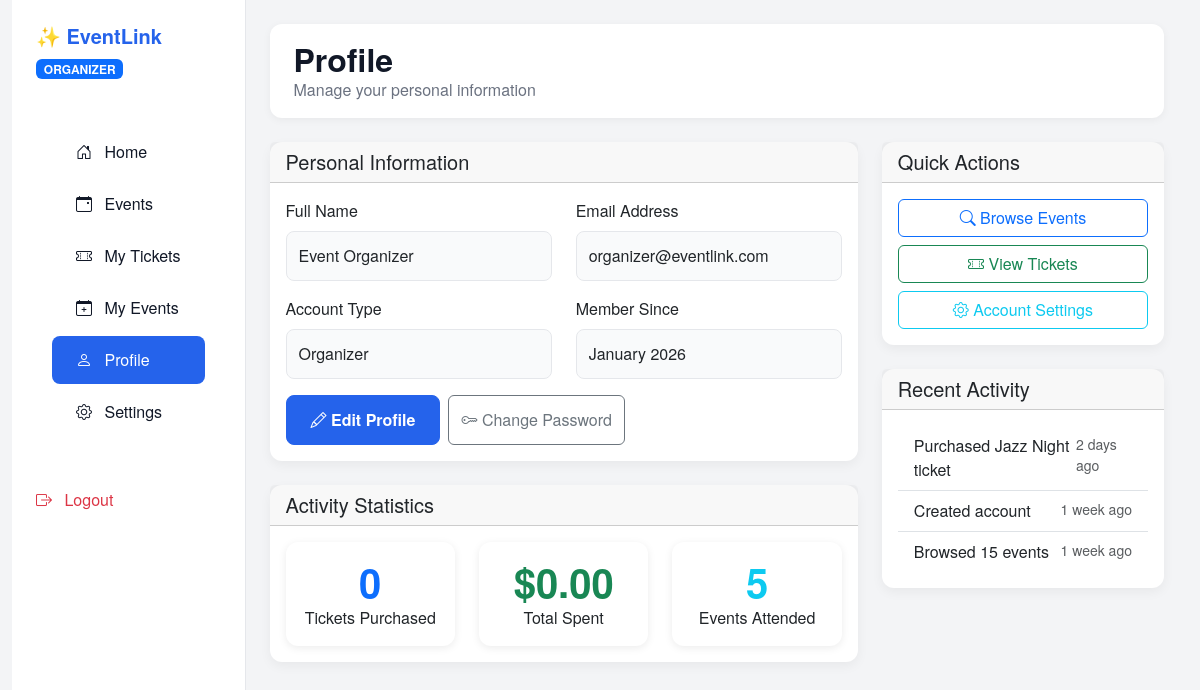
Screenshot of /profile (signed in) with the database file from the repository.
### tables this page shows
CREATE TABLE users (
        id INTEGER PRIMARY KEY AUTOINCREMENT,
        email TEXT UNIQUE NOT NULL,
        password TEXT NOT NULL,
        full_name TEXT,
        role TEXT DEFAULT 'user'
    );

### app.py (the view)
@app.route('/profile')
def profile():
    if 'user_id' not in session:
        return redirect(url_for('login'))
    conn = get_db()
    user = conn.execute('SELECT * FROM users WHERE id = ?', (session['user_id'],)).fetchone()
    stats = conn.execute('''
        SELECT
            COUNT(*) as total_tickets,
            SUM(e.price) as total_spent
        FROM tickets t
        JOIN events e ON t.event_id = e.id
        WHERE t.user_id = ?
    ''', (session['user_id'],)).fetchone()
    conn.close()
    return render_template('profile.html', user=user, stats=stats)

### app.py (called while the page is built)
def get_db():
    conn = sqlite3.connect(DB_NAME)
    conn.row_factory = sqlite3.Row
    return conn

### templates/profile.html (shortened to what this page needs)
{% extends "layout.html" %}
{% block content %}
<div class="d-flex">
    <div class="sidebar">
        <div class="p-4">
            <div class="mb-5">
                <h3 class="sidebar-logo">✨ EventLink</h3>
                <span class="badge bg-{% if session.role == 'organizer' %}primary{% else %}secondary{% endif %}">
                    {{ session.role|upper }}
                </span>
            </div>
            <nav class="sidebar-nav">
                <a href="{{ url_for('dashboard') }}" class="nav-link">
                    <i class="bi bi-house-door me-2"></i> Home
                </a>
                <a href="{{ url_for('events_list') }}" class="nav-link">
                    <i class="bi bi-calendar-event me-2"></i> Events
                </a>
                <a href="{{ url_for('my_tickets') }}" class="nav-link">
                    <i class="bi bi-ticket-perforated me-2"></i> My Tickets
                </a>
                {% if session.role == 'organizer' %}
                <a href="{{ url_for('events_list') }}" class="nav-link">
                    <i class="bi bi-calendar-plus me-2"></i> My Events
                </a>
                {% endif %}
                <a href="{{ url_for('profile') }}" class="nav-link active">
                    <i class="bi bi-person me-2"></i> Profile
                </a>
                <a href="{{ url_for('settings') }}" class="nav-link">
                    <i class="bi bi-gear me-2"></i> Settings
                </a>
            </nav>
            <div class="mt-auto pt-5">
                <a href="/logout" class="nav-link text-danger">
                    <i class="bi bi-box-arrow-right me-2"></i> Logout
                </a>
            </div>
        </div>
    </div>
    <div class="flex-grow-1 p-4" style="background-color: var(--color-bg-main);">
        <div class="top-nav d-flex justify-content-between align-items-center mb-4">
            <div>
                <h2 class="page-header mb-0">Profile</h2>
                <p class="text-muted-custom mb-0">Manage your personal information</p>
            </div>
        </div>
        <div class="row">
            <div class="col-md-8">
                <div class="card mb-4">
                    <div class="card-header">
                        <h5 class="card-title mb-0">Personal Information</h5>
                    </div>
                    <div class="card-body">
                        <form>
                            <div class="row mb-3">
                                <div class="col-md-6">
                                    <label class="form-label fw-medium">Full Name</label>
                                    <input type="text" class="form-control" value="{{ user.full_name }}" readonly>
                                </div>
                                <div class="col-md-6">
                                    <label class="form-label fw-medium">Email Address</label>
                                    <input type="email" class="form-control" value="{{ user.email }}" readonly>
                                </div>
                            </div>
                            <div class="row mb-3">
                                <div class="col-md-6">
                                    <label class="form-label fw-medium">Account Type</label>
                                    <input type="text" class="form-control" value="{{ user.role|title }}" readonly>
                                </div>
                                <div class="col-md-6">
                                    <label class="form-label fw-medium">Member Since</label>
                                    <input type="text" class="form-control" value="January 2026" readonly>
                                </div>
                            </div>
                            <div class="d-flex gap-2">
                                <button type="button" class="btn btn-primary" data-bs-toggle="modal" data-bs-target="#editProfileModal">
                                    <i class="bi bi-pencil"></i> Edit Profile
                                </button>
                                <button type="button" class="btn btn-outline-secondary">
                                    <i class="bi bi-key"></i> Change Password
                                </button>
                            </div>
                        </form>
                    </div>
                </div>
                <div class="card">
                    <div class="card-header">
                        <h5 class="card-title mb-0">Activity Statistics</h5>
                    </div>
                    <div class="card-body">
                        <div class="row text-center">
                            <div class="col-md-4">
                                <div class="stat-card p-3">
                                    <div class="display-6 text-primary fw-bold">{{ stats.total_tickets or 0 }}</div>
                                    <div class="fw-medium">Tickets Purchased</div>
                                </div>
                            </div>
                            <div class="col-md-4">
                                <div class="stat-card p-3">
                                    <div class="display-6 text-success fw-bold">${{ "%.2f"|format(stats.total_spent or 0) }}</div>
                                    <div class="fw-medium">Total Spent</div>
                                </div>
                            </div>
                            <div class="col-md-4">
                                <div class="stat-card p-3">
                                    <div class="display-6 text-info fw-bold">5</div>
                                    <div class="fw-medium">Events Attended</div>
                                </div>
                            </div>
                        </div>
                    </div>
                </div>
            </div>
            <div class="col-md-4">
                <div class="card mb-4">
                    <div class="card-header">
                        <h5 class="card-title mb-0">Quick Actions</h5>
                    </div>
                    <div class="card-body">
                        <div class="d-grid gap-2">
                            <a href="{{ url_for('events_list') }}" class="btn btn-outline-primary">
                                <i class="bi bi-search"></i> Browse Events
                            </a>
                            <a href="{{ url_for('my_tickets') }}" class="btn btn-outline-success">
                                <i class="bi bi-ticket-perforated"></i> View Tickets
                            </a>
                            <a href="{{ url_for('settings') }}" class="btn btn-outline-info">
                                <i class="bi bi-gear"></i> Account Settings
                            </a>
                        </div>
                    </div>
                </div>
                <div class="card">
                    <div class="card-header">
                        <h5 class="card-title mb-0">Recent Activity</h5>
                    </div>
                    <div class="card-body">
                        <ul class="list-group list-group-flush">
                            <li class="list-group-item">
                                <div class="d-flex justify-content-between">
                                    <span>Purchased Jazz Night ticket</span>
                                    <small class="text-muted">2 days ago</small>
                                </div>
                            </li>
                            <li class="list-group-item">
                                <div class="d-flex justify-content-between">
                                    <span>Created account</span>
                                    <small class="text-muted">1 week ago</small>
                                </div>
                            </li>
                            <li class="list-group-item">
                                <div class="d-flex justify-content-between">
                                    <span>Browsed 15 events</span>
                                    <small class="text-muted">1 week ago</small>
                                </div>
                            </li>
                        </ul>
                    </div>
                </div>
            </div>
        </div>
    </div>
</div>
{% endblock %}

### templates/layout.html (style rules this page uses)
:root { --color-bg-main: #f3f4f6; --color-bg-sidebar: #ffffff; --color-card: #ffffff; --color-primary: #2563eb; --color-text-main: #111827; --color-text-muted: #6b7280; }
body { background-color: var(--color-bg-main); font-family: "Helvetica Neue", Helvetica, Arial, sans-serif; color: var(--color-text-main); }
.sidebar { background: var(--color-bg-sidebar); min-height: 100vh; border-right: 1px solid #e5e7eb; }
.sidebar-logo { color: var(--color-primary); font-weight: 700; font-size: 1.25rem; }
.sidebar-nav .nav-link { color: var(--color-text-main); font-weight: 500; padding: 0.75rem 1.5rem; border-radius: 0.5rem; margin: 0.25rem 1rem; }
.sidebar-nav .nav-link.active { background-color: var(--color-primary); color: white; }
.card { border: none; border-radius: 12px; box-shadow: 0 4px 12px rgba(0,0,0,0.05); background: var(--color-card); }
.stat-card { background: var(--color-card); border-radius: 12px; padding: 1.5rem; box-shadow: 0 2px 8px rgba(0,0,0,0.08); transition: all 0.2s ease; }
.btn-primary { background-color: var(--color-primary); border-color: var(--color-primary); border-radius: 8px; padding: 0.75rem 1.5rem; font-weight: 600; }
.form-control { background-color: #f9fafb; border: 1px solid #e5e7eb; padding: 0.75rem; border-radius: 8px; }
.page-header { font-size: 2rem; font-weight: 700; color: var(--color-text-main); margin-bottom: 1.5rem; }
.text-muted-custom { color: var(--color-text-muted) !important; }
.top-nav { background: var(--color-card); border-radius: 12px; padding: 1rem 1.5rem; margin-bottom: 2rem; box-shadow: 0 2px 8px rgba(0,0,0,0.05); }

### rows the page displays
users: role "ORGANIZER", full_name "Event Organizer", email "organizer@eventlink.com", role "Organizer"

### other values shown
{{ stats.total_tickets or 0 }} "0"
{{ "%.2f"|format(stats.total_spent or 0) }} "0.00"
